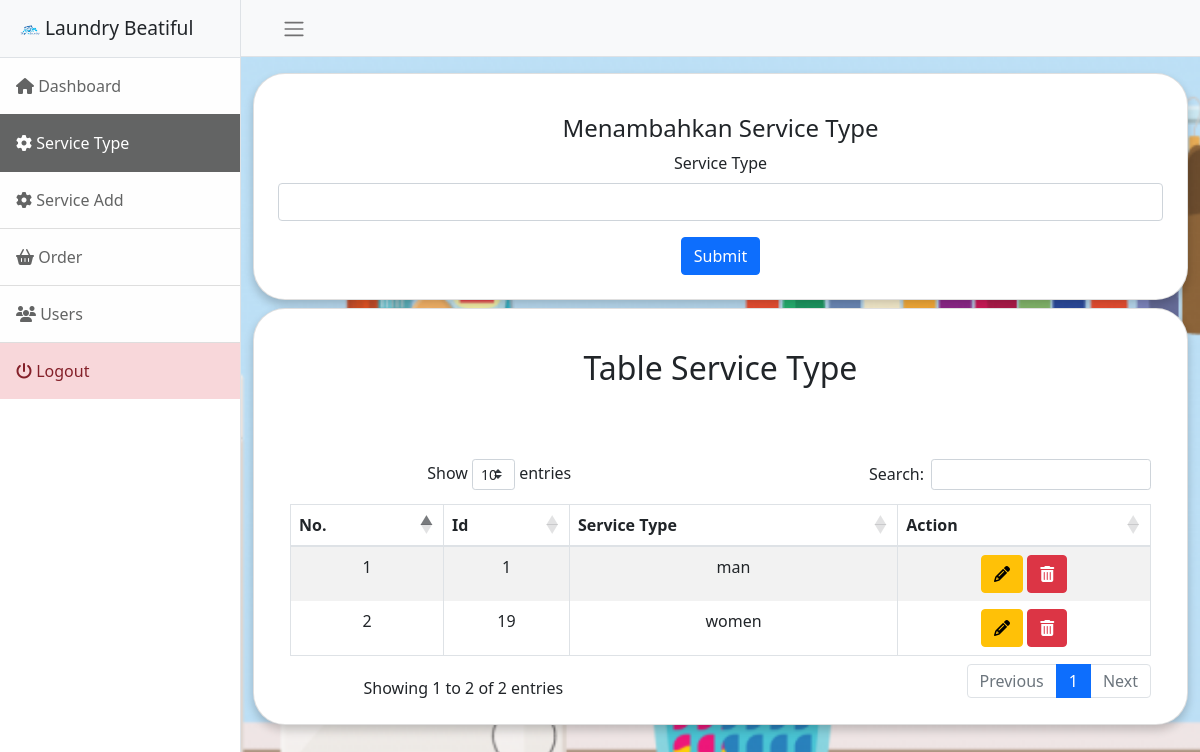
The app's page /admin/service_type.php (signed in) with its own data.
### tables this page shows
CREATE TABLE `service_type` (
  `id_service_type` int(11) NOT NULL,
  `service_type` varchar(50) NOT NULL
);

### config/crud.php (called while the page is built, shortened)
<?php
function read($table, $column, $condition = null)
{
  $db = $GLOBALS['db'];
  $sql = "SELECT " . $column . " FROM " . $table;
  $read = $db->query($sql);
  if ($read->num_rows > 0) {
    return $read;
  } else {
    return false;
  }
}

### admin/service_type.php (the view, shortened to what this page needs)
<?php
include('component/header.php');
include('component/navbar.php');
$table = 'service_type';
$read = read($table, "*");
?>
<div class="container-fluid pt-3">
  <div class="card mb-2">
    <div class="card-body">
      <?php if (isset($_GET['id_update'])) {
      ?>
        <h4 class="card-title">Mengubah Service Type</h4>
        <form method="POST">
          <div class="form-group">
            <label for="service_type">Service Type</label>
            <input type="text" class="form-control" id="service_type" name="service_type" value="<?php echo ($_GET['service']) ?>" required>
          </div>
          <button type="submit" class="btn btn-primary" name="update">Submit</button>
        </form>
      <?php
      } else { ?>
        <h4 class="card-title">Menambahkan Service Type</h4>
        <form method="POST">
          <div class="form-group">
            <label for="service_type">Service Type</label>
            <input type="text" class="form-control" id="service_type" name="service_type" required>
          </div>
          <button type="submit" class="btn btn-primary" name="submit">Submit</button>
        </form>
      <?php } ?>
    </div>
  </div>
  <div class="card">
    <div class="card-body">
      <section class="ftco-section">
        <div class="container">
          <div class="row justify-content-center">
            <div class="col-md-6 text-center mb-5">
              <h2 class="heading-section">Table Service Type</h2>
            </div>
          </div>
          <div class="row">
            <div class="col-md-12">
              <div class="table-wrap table-responsive">
                <table table id="tables" class="table table-striped table-bordered" style="width:100%">
                  <thead>
                    <tr>
                      <th>No.</th>
                      <th>Id</th>
                      <th>Service Type</th>
                      <th>Action</th>
                    </tr>
                  </thead>
                  <tbody>
                    <?php
                    if ($read) {
                      $count = '1';
                      while ($row = $read->fetch_object()) {
                        echo "<tr><td>" . $count++ . "</td>";
                        echo '<td>' . $row->id_service_type . '</td>';
                        echo "<td>" . $row->service_type . "</td>";
                        echo "<td><a href='?id_update=" . $row->id_service_type . "&service=" . $row->service_type . "' class='btn btn-warning'><i class='fa fa-pencil' aria-hidden='true'></i></a> <button type='button' class='btn btn-danger' data-toggle='modal' data-target='#delete" . $count . "'><i class='fa fa-trash'></i></button></td></tr>";
                      }
                    }
                    ?>
                  </tbody>
                </table>
              </div>
            </div>
          </div>
        </div>
      </section>
    </div>
  </div>
</div>
<?php
include('component/footer.php');
?>

### admin/component/header.php (style rules this page uses)
.card { padding: 1.5em .5em .5em; border-radius: 2em; text-align: center; box-shadow: 0 5px 10px rgba(0, 0, 0, .2); }

### records on screen
service_type: id_service_type "1", service_type "man"
service_type: id_service_type "19", service_type "women"
